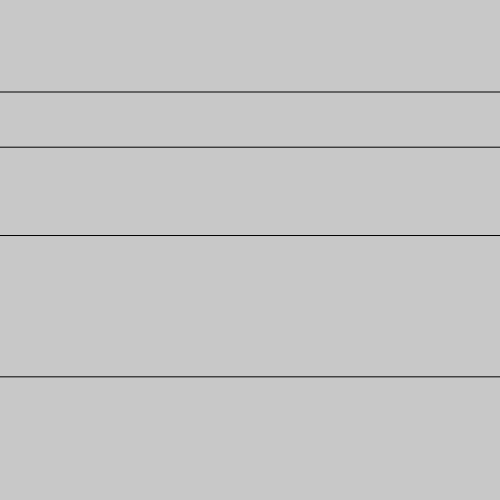
Frame 1 (no input)
Frame 60 (no input): identical to frame 1, image omitted
Frame 120 (the mouse pressed at the canvas centre since frame 60): identical to frame 1, image omitted

The p5.js sketch that drew this single still picture (run headless with seeded random() and noise() and a simulated clock; from frame 60 on, the mouse is pressed at the canvas centre):

// p5.js sketch
// ── sketch.js

function setup(){
	let y = 92
	let k = 1.6

	createCanvas(500,500)
	background(200)

	line(0,y,500,y)

	y = y * k
	line(0,y,500,y)

	y = y * k
	line(0,y,500,y)


	y = y * k
    line(0,y,500,y)

}

function draw(){

}
